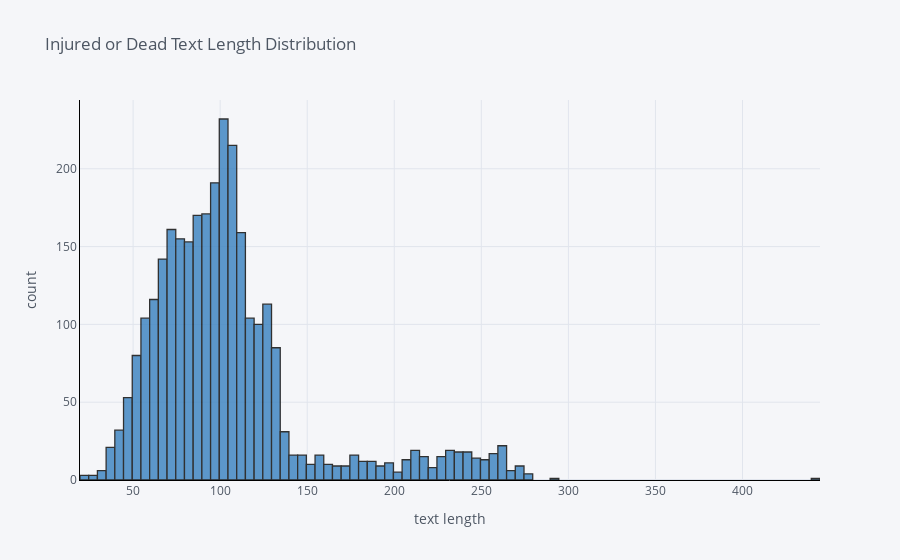

The code cell stored with this chart in its notebook:
### Code cell
injury['text_len'].iplot(
    kind='hist',
    bins=100,
    xTitle='text length',
    linecolor='black',
    color='blue',
    yTitle='count',
    title='Injured or Dead Text Length Distribution')

### Figure 1 — Plotly figure (JSON) as saved in the notebook; plotly's stock layout.template omitted (floating-point values rounded to 4 significant figures; data arrays with more than 128 entries replaced by an {"elided": "..."} marker saying what was removed)
{"data": [{"histfunc": "count", "histnorm": "", "marker": {"color": "rgba(55, 128, 191, 1.0)", "line": {"color": "#000000", "width": 1.3}}, "name": "text_len", "nbinsx": 100, "opacity": 0.8, "orientation": "v", "type": "histogram", "x": {"elided": "2963 int values"}}], "layout": {"barmode": "overlay", "legend": {"bgcolor": "#F5F6F9", "font": {"color": "#4D5663"}}, "paper_bgcolor": "#F5F6F9", "plot_bgcolor": "#F5F6F9", "title": {"font": {"color": "#4D5663"}, "text": "Injured or Dead Text Length Distribution"}, "xaxis": {"gridcolor": "#E1E5ED", "linecolor": "black", "showgrid": true, "tickfont": {"color": "#4D5663"}, "title": {"font": {"color": "#4D5663"}, "text": "text length"}, "zerolinecolor": "#E1E5ED"}, "yaxis": {"gridcolor": "#E1E5ED", "linecolor": "black", "showgrid": true, "tickfont": {"color": "#4D5663"}, "title": {"font": {"color": "#4D5663"}, "text": "count"}, "zerolinecolor": "#E1E5ED"}}}
